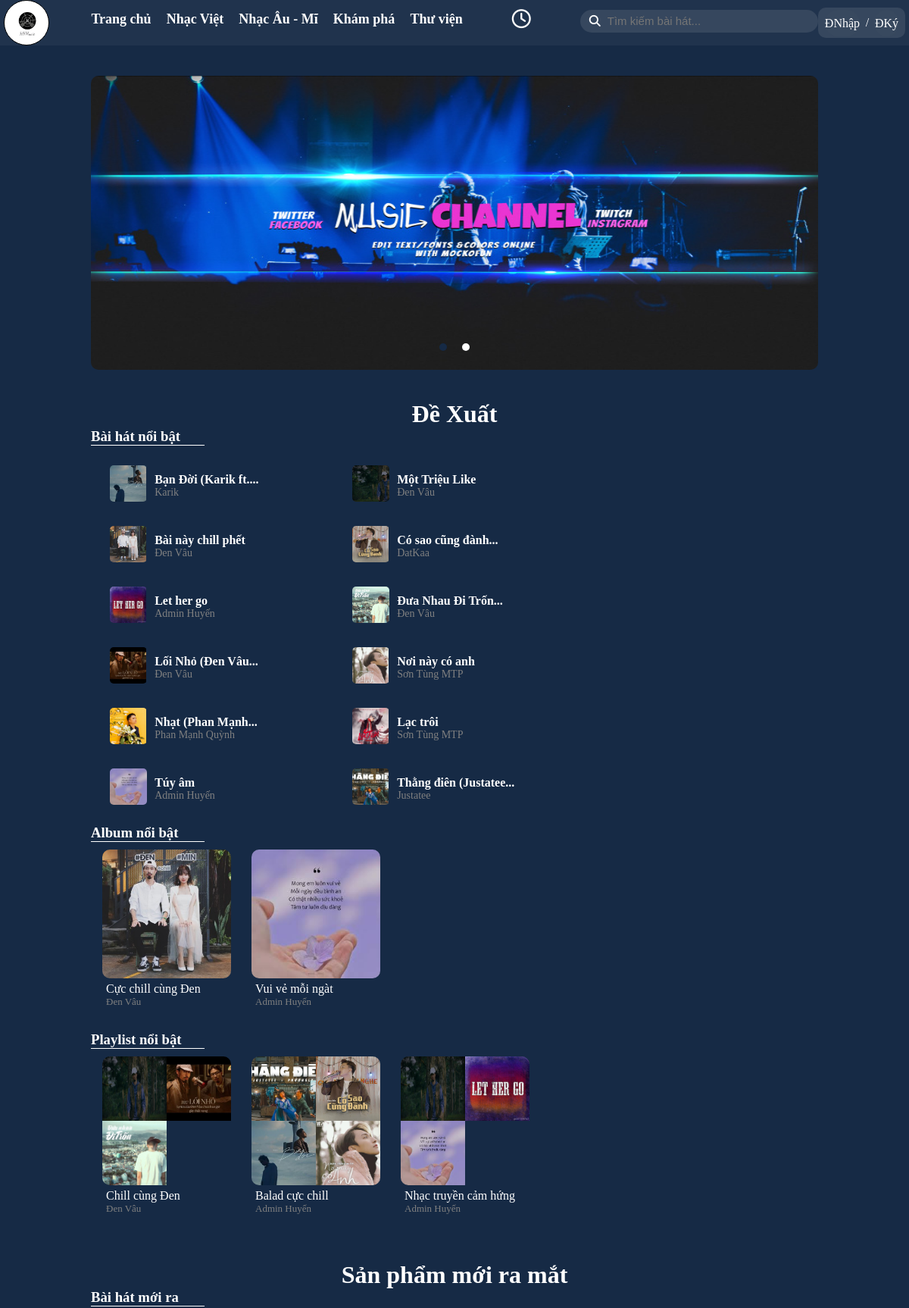
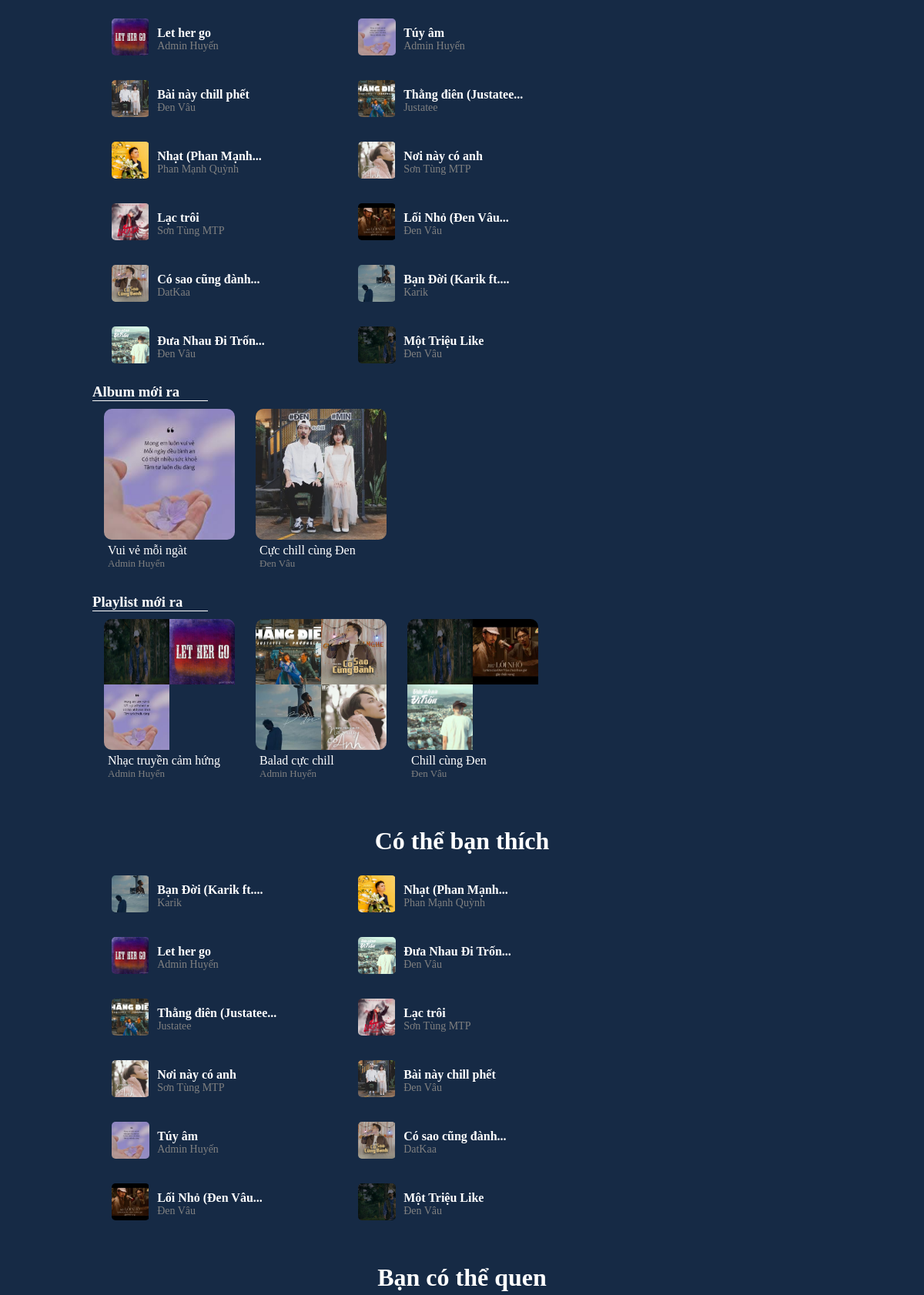
The page / (upper part) on the database its author committed (2 pictures, top to bottom).
### tables this page shows
CREATE TABLE `tbl_banner` (
  `banner_id` int(11) NOT NULL,
  `banner_name` varchar(255) NOT NULL,
  `banner_image` varchar(255) NOT NULL,
  `pathway` varchar(255) NOT NULL,
  `display` varchar(10) NOT NULL DEFAULT 'hidden'
);

CREATE TABLE `tbl_song` (
  `song_id` int(11) NOT NULL,
  `user_id` int(11) NOT NULL,
  `category_id` int(11) NOT NULL,
  `song_name` varchar(255) NOT NULL,
  `song_image` varchar(255) NOT NULL,
  `file_path` varchar(255) NOT NULL,
  `listen_count` int(11) DEFAULT 0,
  `lyrics` varchar(5000) DEFAULT NULL,
  `privacy` varchar(10) DEFAULT 'public',
  `create_at` date DEFAULT current_timestamp(),
  `slug_song` varchar(255) NOT NULL
);

CREATE TABLE `tbl_user` (
  `user_id` int(11) NOT NULL,
  `fullName` varchar(255) NOT NULL,
  `email` varchar(255) NOT NULL,
  `password` varchar(255) NOT NULL,
  `description` varchar(255) DEFAULT NULL,
  `userimage` varchar(255) DEFAULT NULL,
  `slug` varchar(255) NOT NULL,
  `role` varchar(255) DEFAULT 'user'
);

CREATE TABLE `tbl_album` (
  `album_id` int(11) NOT NULL,
  `user_id` int(11) NOT NULL,
  `album_name` varchar(255) NOT NULL,
  `album_image` varchar(255) NOT NULL,
  `description` varchar(255) DEFAULT NULL,
  `privacy` varchar(10) DEFAULT 'public',
  `album_slug` varchar(255) NOT NULL,
  `listen_count` int(11) DEFAULT 0
);

CREATE TABLE `tbl_playlist` (
  `playlist_id` int(11) NOT NULL,
  `playlist_name` varchar(255) NOT NULL,
  `user_id` int(11) NOT NULL,
  `slug_playlist` varchar(255) NOT NULL,
  `listen_count` int(11) DEFAULT 0,
  `privacy` varchar(10) NOT NULL DEFAULT 'public'
);

### lib/database.php (called while the page is built, shortened)
<?php
class Database
{
    public $host = DB_HOST;
    public $user = DB_USER;
    public $pass = DB_PASS;
    public $dbname = DB_NAME;
    public $conn;
    private function connectDB()
    {
        $this->conn = new mysqli(
            $this->host,
            $this->user,
            $this->pass,
            $this->dbname
        );
    }
    public function select($query)
    {
        $result = $this->conn->query($query) or
            die($this->conn->error . __LINE__);
        if ($result->num_rows > 0) {
            return $result;
        } else {
            return false;
        }
    }
}
?>

### class/frontendClass.php (called while the page is built, shortened)
<?php
include(__DIR__ . "/../lib/database.php");
?>
<?php
class FrontEnd
{
    private $db;
    public function __construct()
    {
        $this->db = new Database();
    }
    public function show_banner()
    {
        $query = "SELECT * FROM tbl_banner
                WHERE display = 'show'";
        $result = $this->db->select($query);
        return $result;
    }
    public function show_song_hot()
    {
        $query = "SELECT *, us.fullName AS authorSong
                FROM tbl_song s
                JOIN tbl_user us ON s.user_id = us.user_id
                WHERE s.privacy = 'public'
                ORDER BY s.listen_count DESC
                LIMIT 12";
        $result = $this->db->select($query);
        return $result;
    }
    public function show_album_hot()
    {
        $query = "SELECT *, us.fullName AS authorAlbum
                FROM tbl_album ab
                JOIN tbl_user us ON ab.user_id = us.user_id
                WHERE ab.privacy = 'public'
                ORDER BY ab.listen_count DESC
                LIMIT 12";
        $result = $this->db->select($query);
        return $result;
    }
    public function show_playlist_hot()
    {
        $query = "SELECT *, us.fullName AS authorPlaylist
                FROM tbl_playlist pl
                JOIN tbl_user us ON pl.user_id = us.user_id
                WHERE pl.privacy = 'public'
                ORDER BY pl.listen_count DESC
                LIMIT 12";
        $result = $this->db->select($query);
        return $result;
    }
    public function show_image_playlist($playlist_id)
    {
        $query = "SELECT s.song_image AS songImage
                FROM tbl_playlist pl
                JOIN tbl_playlist_song pls ON pl.playlist_id = pls.playlist_id
                JOIN tbl_song s ON pls.song_id = s.song_id
                WHERE pl.playlist_id = '$playlist_id'
                LIMIT 4";
        $result = $this->db->select($query);
        return $result;
    }
    public function show_song_new()
    {
        $query = "SELECT *, us.fullName AS authorSong
                FROM tbl_song s
                JOIN tbl_user us ON s.user_id = us.user_id
                WHERE s.privacy = 'public'
                ORDER BY s.song_id DESC
                LIMIT 12";
        $result = $this->db->select($query);
        return $result;
    }
    public function show_album_new()
    {
        $query = "SELECT *, us.fullName AS authorAlbum
                FROM tbl_album ab
                JOIN tbl_user us ON ab.user_id = us.user_id
                WHERE ab.privacy = 'public'
                ORDER BY ab.album_id DESC
                LIMIT 12";
        $result = $this->db->select($query);
        return $result;
    }
    public function show_playlist_new()
    {
        $query = "SELECT *, us.fullName AS authorPlaylist
                FROM tbl_playlist pl
                JOIN tbl_user us ON pl.user_id = us.user_id
                WHERE pl.privacy = 'public'
                ORDER BY pl.playlist_id DESC
                LIMIT 12";
        $result = $this->db->select($query);
        return $result;
    }
    public function show_random_songs()
    {
        $query = "SELECT *, us.fullName AS authorSong
                FROM tbl_song s
                JOIN tbl_user us ON s.user_id = us.user_id
                WHERE s.privacy = 'public'
                ORDER BY RAND() LIMIT 12";
        $result = $this->db->select($query);
        return $result;
    }
}
?>

### config/format.php (called while the page is built, shortened)
<?php
class Format
{
    public function textShorten($text, $limit)
    {
        if (strlen($text) > $limit) {
            $text = substr($text, 0, $limit);
            $text = substr($text, 0, strrpos($text, ' '));
            $text = $text . "...";
        }
        return $text;
    }
}

### index.php (the view, shortened to what this page needs)
<?php
include("./inc/header.php");
$show_banner = $frontend->show_banner();
$show_song_hot = $frontend->show_song_hot();
$show_album_hot = $frontend->show_album_hot();
$show_playlist_hot = $frontend->show_playlist_hot();
$show_song_new = $frontend->show_song_new();
$show_album_new = $frontend->show_album_new();
$show_playlist_new = $frontend->show_playlist_new();
$show_random_song = $frontend->show_random_songs();
?>
<link rel="stylesheet" href="./css/home.css">
<div class="mainBox">
  <div class="banner">
    <div class="slider">
      <div class="list-banner">
        <?php
        if ($show_banner) {
          $bannerCount = 0;
          while ($resultBanner = $show_banner->fetch_assoc()) {
            $bannerCount++;
            ?>
            <div class="item-banner">
              <a href="<?php echo $resultBanner['pathway'] ?>"><img
                  src="./admin/upload/banner/<?php echo $resultBanner['banner_image'] ?>" alt=""
                  title="<?php echo $resultBanner['banner_name'] ?>"></a>
            </div>
            <?php
          }
        }
        ?>
      </div>
      <div class="dots-banner">
        <?php
        if ($show_banner) {
          for ($i = 0; $i < $bannerCount; $i++) {
            ?>
            <li></li>
            <?php
          }
        }
        ?>
      </div>
    </div>
  </div>
  <div class="home-recommend">
    <div class="home-recommend-title">
      <h1>Đề Xuất</h1>
    </div>
    <div class="home-recommend-container">
      <h3>Bài hát nổi bật</h3>
      <div class="song-container">
        <?php
        if ($show_song_hot) {
          while ($resultSongHot = $show_song_hot->fetch_assoc()) {
            ?>
            <div class="recommend-song" data-id="<?php echo $resultSongHot['song_id'] ?>">
              <div class="recommend-cover">
                <img src="./admin/upload/images/imagesong/<?php echo $resultSongHot['song_image'] ?>" alt="">
              </div>
              <div class="recommend-name">
                <div class="song-name"><?php echo $format->textShorten($resultSongHot['song_name'], 25) ?></div>
                <div class="author-name"><a
                    href="otheruser?user_id=<?php echo $resultSongHot['user_id'] ?>"><?php echo $resultSongHot['authorSong'] ?></a>
                </div>
              </div>
            </div>
            <?php
          }
        }
        ?>
      </div>
      <h3>Album nổi bật</h3>
      <div class="album-container">
        <?php
        if ($show_album_hot) {
          while ($resultAlbumHot = $show_album_hot->fetch_assoc()) {
            ?>
            <div class="album-box" data-id="<?php echo $resultAlbumHot['album_id'] ?>">
              <div class="boxtest">
                <div class="album-cover">
                  <img src="./admin/upload/images/imagesong/<?php echo $resultAlbumHot['album_image'] ?>" alt="">
                </div>
              </div>
              <div class="album-name"><?php echo $resultAlbumHot['album_name'] ?></div>
              <div class="album-user"><a
                  href="otheruser?user_id=<?php echo $resultAlbumHot['user_id'] ?>"><?php echo $resultAlbumHot['authorAlbum'] ?></a>
              </div>
            </div>
            <?php
          }
        }
        ?>
      </div>
      <h3>Playlist nổi bật</h3>
      <div class="playlist-container">
        <?php
        if ($show_playlist_hot) {
          while ($resultPlaylistHot = $show_playlist_hot->fetch_assoc()) {
            ?>
            <div class="playlist-box" data-id="<?php echo $resultPlaylistHot['playlist_id'] ?>">
              <div class="boxtest">
                <div class="playlist-cover">
                  <?php
                  $show_image_playlist = $frontend->show_image_playlist($resultPlaylistHot['playlist_id']);
                  if ($show_image_playlist) {
                    while ($resultImagePlaylist = $show_image_playlist->fetch_assoc()) {
                      ?>
                      <img src="./admin/upload/images/imagesong/<?php echo $resultImagePlaylist['songImage'] ?>" alt="">
                      <?php
                    }
                  }
                  ?>
                </div>
              </div>
              <div class="playlist-name"><?php echo $resultPlaylistHot['playlist_name'] ?></div>
              <div class="playlist-user"><a
                  href="otheruser?user_id=<?php echo $resultPlaylistHot['user_id'] ?>"><?php echo $resultPlaylistHot['authorPlaylist'] ?></a>
              </div>
            </div>
            <?php
          }
        }
        ?>
      </div>
    </div>
  </div>
  <div class="home-recommend">
    <div class="home-recommend-title">
      <h1>Sản phẩm mới ra mắt</h1>
    </div>
    <div class="home-recommend-container">
      <h3>Bài hát mới ra</h3>
      <div class="song-container">
        <?php
        if ($show_song_new) {
          while ($resultSongNew = $show_song_new->fetch_assoc()) {
            ?>
            <div class="recommend-song" data-id="<?php echo $resultSongNew['song_id'] ?>">
              <div class="recommend-cover">
                <img src="./admin/upload/images/imagesong/<?php echo $resultSongNew['song_image'] ?>" alt="">
              </div>
              <div class="recommend-name">
                <div class="song-name"><?php echo $format->textShorten($resultSongNew['song_name'], 25) ?></div>
                <div class="author-name"><a
                    href="otheruser?user_id=<?php echo $resultSongNew['user_id'] ?>"><?php echo $resultSongNew['authorSong'] ?></a>
                </div>
              </div>
            </div>
            <?php
          }
        } else {
          echo '<div>Không có thông tin</div>';
        }
        ?>
      </div>
      <h3>Album mới ra</h3>
      <div class="album-container">
        <?php
        if ($show_album_new) {
          while ($resultAlbumNew = $show_album_new->fetch_assoc()) {
            ?>
            <div class="album-box" data-id="<?php echo $resultAlbumNew['album_id'] ?>">
              <div class="boxtest">
                <div class="album-cover">
                  <img src="./admin/upload/images/imagesong/<?php echo $resultAlbumNew['album_image'] ?>" alt="">
                </div>
              </div>
              <div class="album-name"><?php echo $resultAlbumNew['album_name'] ?></div>
              <div class="album-user"><a
                  href="otheruser?user_id=<?php echo $resultAlbumNew['user_id'] ?>"><?php echo $resultAlbumNew['authorAlbum'] ?></a>
              </div>
            </div>
            <?php
          }
        }
        ?>
      </div>
      <h3>Playlist mới ra</h3>
      <div class="playlist-container">
        <?php
        if ($show_playlist_new) {
          while ($resultPlaylistNew = $show_playlist_new->fetch_assoc()) {
            ?>
            <div class="playlist-box" data-id="<?php echo $resultPlaylistNew['playlist_id'] ?>">
              <div class="boxtest">
                <div class="playlist-cover">
                  <?php
                  $show_image_playlist = $frontend->show_image_playlist($resultPlaylistNew['playlist_id']);
                  if ($show_image_playlist) {
                    while ($resultImagePlaylist = $show_image_playlist->fetch_assoc()) {
                      ?>
                      <img src="./admin/upload//images/imagesong/<?php echo $resultImagePlaylist['songImage'] ?>" alt="">
                      <?php
                    }
                  }
                  ?>
                </div>
              </div>
              <div class="playlist-name"><?php echo $resultPlaylistNew['playlist_name'] ?></div>
              <div class="playlist-user"><a
                  href="otheruser?user_id=<?php echo $resultPlaylistNew['user_id'] ?>"><?php echo $resultPlaylistNew['authorPlaylist'] ?></a>
              </div>
            </div>
            <?php
          }
        }
        ?>
      </div>
    </div>
  </div>
  <div class="home-recommend">
    <div class="home-recommend-title">
      <h1>Có thể bạn thích</h1>
    </div>
    <div class="home-recommend-container">
      <div class="song-container">
        <?php
        if ($show_random_song) {
          while ($resultSongRandom = $show_random_song->fetch_assoc()) {
            ?>
            <div class="recommend-song" data-id="<?php echo $resultSongRandom['song_id'] ?>">
              <div class="recommend-cover">
                <img src="./admin/upload/images/imagesong/<?php echo $resultSongRandom['song_image'] ?>" alt="">
              </div>
              <div class="recommend-name">
                <div class="song-name"><?php echo $format->textShorten($resultSongRandom['song_name'], 25) ?></div>
                <div class="author-name"><a
                    href="otheruser?user_id=<?php echo $resultSongRandom['user_id'] ?>"><?php echo $resultSongRandom['authorSong'] ?></a>
                </div>
              </div>
            </div>
            <?php
          }
        }
        ?>
      </div>
    </div>
  </div>
  <div class="other-user home-recommend">
    <div class="home-recommend-title">
      <h1>Bạn có thể quen</h1>
    </div>
  </div>
</div>
</div>
</body>
</html>

### rows shown on the page
tbl_banner: banner_image (picture)
tbl_song: song_image (picture), song_name "Bạn Đời (Karik ft....", user.fullName "Karik"
tbl_song: song_image (picture), song_name "Một Triệu Like", user.fullName "Đen Vâu"
tbl_song: song_image (picture), song_name "Bài này chill phết", user.fullName "Đen Vâu"
tbl_song: song_image (picture), song_name "Có sao cũng đành...", user.fullName "DatKaa"
tbl_song: song_image (picture), song_name "Let her go", user.fullName "Admin Huyến"
tbl_song: song_image (picture), song_name "Đưa Nhau Đi Trốn...", user.fullName "Đen Vâu"
tbl_song: song_image (picture), song_name "Lối Nhỏ (Đen Vâu...", user.fullName "Đen Vâu"
tbl_song: song_image (picture), song_name "Nơi này có anh", user.fullName "Sơn Tùng MTP"
tbl_song: song_image (picture), song_name "Nhạt (Phan Mạnh...", user.fullName "Phan Mạnh Quỳnh"
tbl_song: song_image (picture), song_name "Lạc trôi", user.fullName "Sơn Tùng MTP"
tbl_song: song_image (picture), song_name "Túy âm", user.fullName "Admin Huyến"
tbl_song: song_image (picture), song_name "Thằng điên (Justatee...", user.fullName "Justatee"
tbl_album: album_image (picture), album_name "Cực chill cùng Đen", user.fullName "Đen Vâu"
tbl_album: album_image (picture), album_name "Vui vẻ mỗi ngàt", user.fullName "Admin Huyến"
tbl_playlist: playlist_name "Chill cùng Đen", user.fullName "Đen Vâu"
tbl_playlist: playlist_name "Balad cực chill", user.fullName "Admin Huyến"
tbl_playlist: playlist_name "Nhạc truyền cảm hứng", user.fullName "Admin Huyến"
